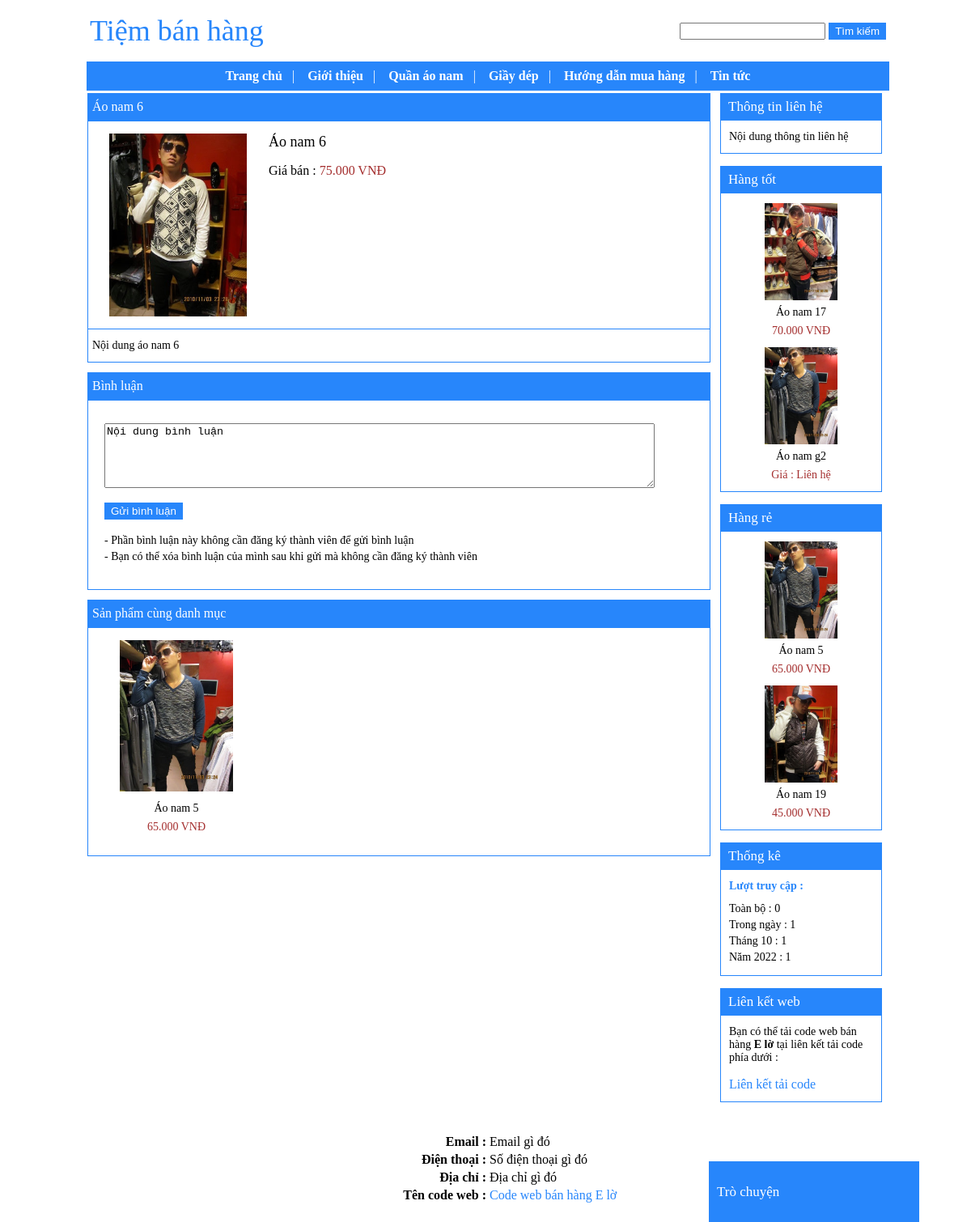
/GUI.php?thamso=chi_tiet_san_pham&id=329, run on the app's committed database.
### tables this page shows
CREATE TABLE IF NOT EXISTS `banner` (
  `id` int(255) NOT NULL AUTO_INCREMENT,
  `html` longtext NOT NULL,
  PRIMARY KEY (`id`)
);

CREATE TABLE IF NOT EXISTS `menu_ngang` (
  `id` int(255) NOT NULL AUTO_INCREMENT,
  `ten` varchar(256) NOT NULL,
  `link` varchar(256) NOT NULL,
  `loai` varchar(256) NOT NULL,
  `thuoc_menu` varchar(256) NOT NULL,
  `noi_dung_mo_ta` varchar(256) NOT NULL,
  `noi_dung` longtext NOT NULL,
  `sap_xep` int(255) NOT NULL,
  `bat_tat_binh_luan` varchar(256) NOT NULL,
  PRIMARY KEY (`id`)
);

CREATE TABLE IF NOT EXISTS `san_pham` (
  `id` int(255) NOT NULL AUTO_INCREMENT,
  `ten` varchar(256) NOT NULL,
  `hinh_anh` varchar(256) NOT NULL,
  `gia_ban` int(255) NOT NULL,
  `noi_dung` longtext NOT NULL,
  `thuoc_menu` varchar(256) NOT NULL,
  `so_luong_mua` int(255) NOT NULL,
  `trang_chu` varchar(256) NOT NULL,
  `sap_xep_trang_chu` int(255) NOT NULL,
  `loai` varchar(256) NOT NULL,
  `ksp1` varchar(256) NOT NULL,
  `sx_ksp1` int(255) NOT NULL,
  `ksp2` varchar(256) NOT NULL,
  `sx_ksp2` int(255) NOT NULL,
  `ksp3` varchar(256) NOT NULL,
  `sx_ksp3` int(255) NOT NULL,
  `ksp4` varchar(256) NOT NULL,
  `sx_ksp4` int(255) NOT NULL,
  `loai_gia` varchar(256) NOT NULL,
  `gb_vb` varchar(256) NOT NULL,
  `noi_dung_ngan` longtext NOT NULL,
  `hinh_anh_pnd` longtext NOT NULL,
  `sap_xep` int(255) NOT NULL,
  `bat_tat_binh_luan` varchar(256) NOT NULL,
  PRIMARY KEY (`id`)
);

CREATE TABLE IF NOT EXISTS `khung_html` (
  `id` int(11) NOT NULL AUTO_INCREMENT,
  `vi_tri` varchar(256) NOT NULL,
  `ten` varchar(256) NOT NULL,
  `noi_dung` longtext NOT NULL,
  PRIMARY KEY (`id`)
);

CREATE TABLE IF NOT EXISTS `thong_so` (
  `id` int(11) NOT NULL AUTO_INCREMENT,
  `ma` varchar(255) NOT NULL,
  `gia_tri` varchar(255) NOT NULL,
  PRIMARY KEY (`id`)
);

CREATE TABLE IF NOT EXISTS `luot_truy_cap` (
  `id` int(255) NOT NULL AUTO_INCREMENT,
  `luot_truy_cap` varchar(255) NOT NULL,
  `mo_ta` varchar(256) NOT NULL,
  `moc_thoi_gian` varchar(256) NOT NULL,
  `thoi_gian` varchar(256) NOT NULL,
  PRIMARY KEY (`id`)
);

CREATE TABLE IF NOT EXISTS `footer` (
  `id` int(255) NOT NULL AUTO_INCREMENT,
  `html` longtext NOT NULL,
  PRIMARY KEY (`id`)
);

### cumchucnang/ham/ham.php (called while the page is built, shortened)
	<?php
function lay_thong_so($ma)
{
	$tv="select * from thong_so where ma='$ma' ";
	$tv_1=mysql_query($tv);
	$tv_2=mysql_fetch_array($tv_1);
	return $tv_2['gia_tri'];
}
	?>

### cumchucnang/menu_ngang/menu_ngang.php (the view, shortened to what this page needs)
<?php
	$tv="select count(*) from menu_ngang where thuoc_menu='' ";
	$tv_1=mysql_query($tv);
	$tv_2=mysql_fetch_array($tv_1);
	$so=$tv_2[0];
?>
<?php
	function de_quy_mnn_b1($id)
	{
		$tv_a="select * from menu_ngang where thuoc_menu='$id' order by sap_xep ";
		$tv_a_1=mysql_query($tv_a);
			while($tv_a_2=mysql_fetch_array($tv_a_1))
			{
				$id_2=$tv_a_2['id'];
					$tv="select count(*) from menu_ngang where thuoc_menu='$id_2' ";
					$tv_1=mysql_query($tv);
					$tv_2=mysql_fetch_array($tv_1);
					if($tv_2[0]!=0)
					{
						de_quy_mnn_b1($tv_a_2['id']);
					}
			}
	}
?>
<center>
	<table cellpadding="0" cellspacing="0" >
		<tr>
			<td>
				<ul class="menu_ngang" id="menu_ngang_nt_b1" >
					<li> <a href="index.php">Trang chủ</a> <span class="l_30" > | </span> &nbsp;</li>
					<?php
						$tv="select * from menu_ngang where thuoc_menu='' order by sap_xep";
						$tv_1=mysql_query($tv);
						$i=1;
						while($tv_2=mysql_fetch_array($tv_1))
						{
							$link=$tv_2['link'];
							if($tv_2['loai']=="san_pham"){$link="?thamso=xuat_sp&id=".$tv_2['id'];}
							if($tv_2['loai']=="tin_tuc"){$link="?thamso=xuat_tt&id=".$tv_2['id'];}
							if($tv_2['loai']=="bai_viet_mot_tin"){$link="?thamso=xuat_mot_tin_2&id=".$tv_2['id'];}
							$id=$tv_2['id'];
							echo "<li>";
								echo "<a href='$link'>";
									echo $tv_2['ten'];
								echo "</a>";
								if($i!=$so)
								{
									echo "<span class='l_30' > | </span> &nbsp;";
								}
								$tv_a="select count(*) from menu_ngang where thuoc_menu='$id' ";
								$tv_a_1=mysql_query($tv_a);
								$tv_a_2=mysql_fetch_array($tv_a_1);
								if($tv_a_2[0]!=0)
								{
										de_quy_mnn_b1($id);
								}
							echo "</li>";
							$i++;
						}
					?>
				</ul>
			</td>
		</tr>
	</table>
</center>

### GUI.php (shortened to what this page needs)
<?php
	include("bao_mat/ham.php");
	include("cumchucnang/ham/ham.php");
	$chuc_nang_binh_luan_san_pham=lay_thong_so('chuc_nang_binh_luan_san_pham');
?>
<html>
<head>
<?php
	$mau_giao_dien=lay_thong_so("mau_giao_dien");
	if($mau_giao_dien=="xanh"){$lien_ket_css='<link rel="stylesheet" type="text/css" href="giao_dien/xanh/chung.css" > ';}
?>
</head>
<body>
	<center>
		<div style="width:990px;text-align:left" id="khung_lon" >
			<table width="990px" border="0">
				<tr >
					<td colspan="2" >
						<table width="990px" border="0" height="70px"  >
							<tr>
								<td width="250px" >
									<?php
										include("cumchucnang/banner/banner.php");
									?>
								</td>
								<td align="right" >
									<?php
										$c="";
									?>
									<form>
									<input style="width:180px;" name="tu_khoa" value="<?php xuat_tu_khoa_bm($c); ?>" >
									<input type="submit" value="Tìm kiếm" class="l_40" >
									</form>
								</td>
							</tr>
						</table>
					</td>
				</tr>
				<tr>
					<td colspan="2" class="o_menu_ngang" >
						<?php
							include("cumchucnang/menu_ngang/menu_ngang.php");
						?>
					</td>
				</tr>
				<tr>
					<td width="770px" valign="top">
						<?php
							include("cumchucnang/bien_luan_phan_than/bien_luan_phan_than_bc2.php");
						?>
					</td>
					<td width="220px" valign="top" align="center" >
						<?php
							$sxcp=lay_thong_so("sxcp");
							$m_sxcp=explode("[---]",$sxcp);
							$phan_thong_ke="khong";
							for($i=0;$i<count($m_sxcp);$i++)
							{
								if(trim($m_sxcp[$i])!="")
								{
									if($m_sxcp[$i]=="ksp1")
									{
										include("cumchucnang/khung_san_pham/khung_1.php");
									}
									if($m_sxcp[$i]=="ksp2")
									{
										include("cumchucnang/khung_san_pham/khung_2.php");
									}
									if($m_sxcp[$i]=="k_html1")
									{
										include("cumchucnang/khung_html/khung_1.php");
									}
									if($m_sxcp[$i]=="k_html4")
									{
										include("cumchucnang/khung_html/khung_4.php");
									}
									if($m_sxcp[$i]=="thong_ke")
									{
										if($phan_thong_ke=="khong")
										{
											include("cumchucnang/thong_ke/thong_ke_bc2.php");
											$phan_thong_ke="co";
										}
									}
									echo '<div class="v_c1"></div>';
								}
							}
						?>
					</td>
				</tr>
				<tr>
					<td colspan="2">
						<?php
							include("cumchucnang/footer/footer.php");
						?>
					</td>
				</tr>
			</table>
		</div>
	</center>
	<?php
		$tro_chuyen=lay_thong_so('tro_chuyen');
		if($tro_chuyen=="bat")
		{
			include("cumchucnang/tro_chuyen/khung.php");
		}
	?>
</body>
</html>

### cumchucnang/banner/banner.php (shortened to what this page needs)
<?php
	$tv="select * from banner where id='1'";
	$tv_1=mysql_query($tv);
	$tv_2=mysql_fetch_array($tv_1);
	echo $tv_2['html'];
?>

### cumchucnang/san_pham/chi_tiet_san_pham_bc2.php (shortened to what this page needs)
<?php
	$tv="select * from san_pham where id='$_GET[id]'";
	$tv_1=mysql_query($tv);
	$tv_2=mysql_fetch_array($tv_1);
	$link_hinh="hinhanh_flash/san_pham/".$tv_2['hinh_anh'];
	$bat_tat_binh_luan=$tv_2['bat_tat_binh_luan'];
	$thuoc_menu=$tv_2['thuoc_menu'];
	$id=$_GET['id'];
	echo "<center>";
		echo "<div class='tdg___ggg_bc2'>";
			echo "<a href='#'>";
				echo $tv_2['ten'];
			echo "</a>";
		echo "</div>";
		echo "<div class='ndg___ggg_bc2'>";
			echo "<table style='font-size:14px' >";
				echo "<tr>";
					echo "<td valign='top' width='216px' align='center'>";
						echo "<div class='cao_3_px'></div>";
						echo "<a href='#'>";
							echo "<img border='0' src='$link_hinh' width='170px' >";
						echo "</a>";
						echo "<div class='cao_3_px'></div>";
					echo "</td>";
					echo "<td width='422px' valign='top'>";
						echo "<div class='cao_3_px'></div>";
						echo "<a href='#' class='link_3'>";
							echo $tv_2['ten'];
						echo "</a>";
						echo "<br><br>";
						$dinh_dang_gia=number_format($tv_2['gia_ban'],0,".",".");
						$dinh_dang_gia=$dinh_dang_gia." VNĐ";
						echo "<span style='font-size:16px'>Giá bán : </span>";
						echo "<span class='gia_ban' style='font-size:16px' >";
							echo $dinh_dang_gia;
						echo "</span>";
						echo "<br>";
						echo "<br>";
						echo "<div class='cao_3_px'></div>";
						echo "<div class='cao_3_px'></div>";
					echo "</td>";
				echo "</tr>";
			echo "</table>";
			echo "<div class='nd_ctsp' >";
				echo "<div style='margin-left:5px'>";
					echo "<div class='cao_3_px'></div> ";
					echo $tv_2['noi_dung'];
					echo "<div class='cao_3_px'></div> ";
				echo "</div>";
			echo "</div>";
		echo "</div>";
	echo "</center>";
?>
<?php
	if($chuc_nang_binh_luan_san_pham=="bat" and $bat_tat_binh_luan=="bat" )
	{
		include("cumchucnang/binh_luan/san_pham/khung.php");
	}
	include("cumchucnang/san_pham/san_pham_lien_quan.php");
?>

### cumchucnang/san_pham/san_pham_lien_quan.php (shortened to what this page needs)
<?php
	$ssp_td=lay_thong_so('so_san_pham_tren_dong');
	$so_dong_splq=lay_thong_so('so_dong_splq');
	$so_splq=$so_dong_splq*$ssp_td;
	if($ssp_td==4)
	{
		$chieu_rong_o="212px";
		$chieu_rong_anh="140px";
		$style_tsp="";
	}
	echo "<center>";
		echo "<div class='tdg___ggg_bc2'>";
			echo "<a href='#'>";
				echo "Sản phẩm cùng danh mục";
			echo "</a>";
		echo "</div>";
		echo "<div class='ndg___ggg_bc2' >";
			echo "<table border='0' style='font-size:14px' >";
				$tv="select * from san_pham where loai='menu_ngang' and thuoc_menu='$thuoc_menu' and id<$id order by id desc limit 0,$so_splq ";
				$tv_1=mysql_query($tv);
				while($tv_2=mysql_fetch_array($tv_1))
				{
					for($i=1;$i<=$ssp_td;$i++)
					{
						if($i!=1){$tv_2=mysql_fetch_array($tv_1);}
						if($i==1){echo "<tr>";}
						if($tv_2['ten']!="")
						{
							$link_chi_tiet="?thamso=chi_tiet_san_pham&id=$tv_2[id]";
							echo "<td width='$chieu_rong_o' align='center'>";
								$link_hinh="hinhanh_flash/san_pham/".$tv_2['hinh_anh'];
								echo "<div class='khung_bao_ngoai___j89'>";
									echo "<div class='cao_3_px'></div>";
									echo "<a href='$link_chi_tiet'>";
										echo "<img border='0' src='$link_hinh' width='$chieu_rong_anh' >";
									echo "</a>";
									echo "<br>";
									echo "<a href='$link_chi_tiet' class='ten_san_pham' $style_tsp >";
										echo $tv_2['ten'];
									echo "</a>";
									echo "<br>";
									$dinh_dang_gia=number_format($tv_2['gia_ban'],0,".",".");
									$dinh_dang_gia=$dinh_dang_gia." VNĐ";
									echo "<span class='gia_ban'>";
										echo $dinh_dang_gia;
									echo "</span>";
									echo "<br>";
									echo "<div class='cao_3_px'></div>";
									echo "<div class='cao_3_px'></div>";
								echo "</div>";
							echo "</td>";
						}
						if($i==$ssp_td){echo "</tr>";}
					}
				}
			echo "</table>";
		echo "</div>";
	echo "</center>";
?>

### cumchucnang/khung_html/khung_1.php (shortened to what this page needs)
<?php
	$tv="select * from khung_html where vi_tri='1' ";
	$tv_1=mysql_query($tv);
	$tv_2=mysql_fetch_array($tv_1);
?>
<div class="tdk___456_bc2">
	<span><?php echo $tv_2['ten'];?></span>
</div>
<div class="ndk___456_bc2" style='font-size:14px' >
	<div style="text-align:left;margin:0px 10px;" >
		<?php
			echo "<div class='cao_3_px'></div>";
			echo $tv_2['noi_dung'];
			echo "<div class='cao_3_px'></div>";
		?>
	</div>
</div>

### cumchucnang/khung_san_pham/khung_1.php (shortened to what this page needs)
<?php
	$so=lay_thong_so("ssp_ksp1");
	$td=lay_thong_so("td_a1");
	$tv="select * from san_pham where ksp1='co' order by sx_ksp1 limit 0,$so ";
	$tv_1=mysql_query($tv);
?>
<div class="tdk___456_bc2">
	<span><?php echo $td; ?></span>
</div>
<div class="ndk___456_bc2" style='font-size:14px' >
	<center>
		<?php
			echo "<div class='cao_3_px'></div>";
			while($tv_2=mysql_fetch_array($tv_1))
			{
				echo '<div class="khung_bao_ngoai___j90">';
					$link_hinh="hinhanh_flash/san_pham/".$tv_2['hinh_anh'];
					$link_chi_tiet="?thamso=chi_tiet_san_pham&id=$tv_2[id]";
					echo "<div>";
						echo "<center>";
							echo "<a href='$link_chi_tiet'  >";
								echo "<img src='$link_hinh' border='0' width='90px' >";
							echo "</a>";
							echo "<br>";
							echo "<a href='$link_chi_tiet' class='link_8' >";
								echo $tv_2['ten'];
							echo "</a>";
							echo "<br>";
							$dinh_dang_gia=number_format($tv_2['gia_ban'],0,".",".");
							$dinh_dang_gia=$dinh_dang_gia." VNĐ";
							if($tv_2['loai_gia']=="lien_he"){$dinh_dang_gia="Giá : Liên hệ";}
							echo "<span class='gia_ban'>";
								echo $dinh_dang_gia;
							echo "</span>";
						echo "</center>";
					echo "</div>";
				echo "</div>";
				echo "<div class='cao_3_px'></div>";
			}
		?>
	</center>
</div>

### cumchucnang/khung_san_pham/khung_2.php (shortened to what this page needs)
<?php
	$so=lay_thong_so("ssp_ksp2");
	$td=lay_thong_so("td_a2");
	$tv="select * from san_pham where ksp2='co' order by sx_ksp2 limit 0,$so ";
	$tv_1=mysql_query($tv);
?>
<div class="tdk___456_bc2">
	<span><?php echo $td; ?></span>
</div>
<div class="ndk___456_bc2" style='font-size:14px' >
	<center>
		<?php
			echo "<div class='cao_3_px'></div>";
			while($tv_2=mysql_fetch_array($tv_1))
			{
				echo '<div class="khung_bao_ngoai___j90">';
					$link_hinh="hinhanh_flash/san_pham/".$tv_2['hinh_anh'];
					$link_chi_tiet="?thamso=chi_tiet_san_pham&id=$tv_2[id]";
					echo "<div>";
						echo "<center>";
							echo "<a href='$link_chi_tiet'  >";
								echo "<img src='$link_hinh' border='0' width='90px' >";
							echo "</a>";
							echo "<br>";
							echo "<a href='$link_chi_tiet' class='link_8' >";
								echo $tv_2['ten'];
							echo "</a>";
							echo "<br>";
							$dinh_dang_gia=number_format($tv_2['gia_ban'],0,".",".");
							$dinh_dang_gia=$dinh_dang_gia." VNĐ";
							echo "<span class='gia_ban'>";
								echo $dinh_dang_gia;
							echo "</span>";
						echo "</center>";
					echo "</div>";
				echo "</div>";
				echo "<div class='cao_3_px'></div>";
			}
		?>
	</center>
</div>

### cumchucnang/thong_ke/thong_ke_bc2.php (shortened to what this page needs)
<?php
	function luot_truy_cap($id)
	{
		$tv="select * from luot_truy_cap where id='$id'";
		$tv_1=mysql_query($tv);
		$tv_2=mysql_fetch_array($tv_1);
		return $tv_2['luot_truy_cap'];
	}
	$luot_truy_cap=luot_truy_cap("1");
?>
<?php
	$ltc=number_format($luot_truy_cap,0,".",".");
?>
<?php
	$ltc_trong_ngay=luot_truy_cap("2");
	if($ltc_trong_ngay==0){$ltc_trong_ngay=1;}
	$ltc_trong_ngay=number_format($ltc_trong_ngay,0,".",".");
?>
<?php
	$thang_hien_tai=date("n");
	$ltc_trong_thang=luot_truy_cap("5");
	if($ltc_trong_thang==0){$ltc_trong_thang=1;}
	$ltc_trong_thang=number_format($ltc_trong_thang,0,".",".");
?>
<?php
	$nam_hien_tai=date("Y");
	$ltc_trong_nam=luot_truy_cap("6");
	if($ltc_trong_nam==0){$ltc_trong_nam=1;}
	$ltc_trong_nam=number_format($ltc_trong_nam,0,".",".");
?>
<div class="tdk___456_bc2">
	<span>Thống kê</span>
</div>
<div class="ndk___456_bc2" >
	<div style="margin-left:10px;font-size:14px">
		<div class="cao_3_px"></div>
		<b class="l_44" >Lượt truy cập :</b> <br>
		<div style="margin-top:10px;line-height:20px" >
		Toàn bộ : <?php echo $ltc; ?> <br>
		Trong ngày : <?php echo $ltc_trong_ngay; ?> <br>
		Tháng <?php echo $thang_hien_tai; ?> : <?php echo $ltc_trong_thang; ?> <br>
		Năm <?php echo $nam_hien_tai; ?> : <?php echo $ltc_trong_nam; ?> <br>
		</div>
		<div class="cao_3_px"></div>
	</div>
</div>

### cumchucnang/khung_html/khung_4.php (shortened to what this page needs)
<?php
	$tv="select * from khung_html where vi_tri='4' ";
	$tv_1=mysql_query($tv);
	$tv_2=mysql_fetch_array($tv_1);
?>
<div class="tdk___456_bc2">
	<span><?php echo $tv_2['ten'];?></span>
</div>
<div class="ndk___456_bc2" style='font-size:14px' >
	<div style="text-align:left;margin:0px 10px;" >
		<?php
			echo "<div class='cao_3_px'></div>";
			echo $tv_2['noi_dung'];
			echo "<div class='cao_3_px'></div>";
		?>
	</div>
</div>

### cumchucnang/footer/footer.php (shortened to what this page needs)
<?php
	$tv="select * from footer where id='1'";
	$tv_1=mysql_query($tv);
	$tv_2=mysql_fetch_array($tv_1);
	echo $tv_2['html'];
?>

### data on the page
banner: html "Tiệm bán hàng"
menu_ngang: ten "Giới thiệu"
menu_ngang: ten "Quần áo nam"
menu_ngang: ten "Giầy dép"
menu_ngang: ten "Hướng dẫn mua hàng"
menu_ngang: ten "Tin tức"
san_pham: ten "Áo nam 6", hinh_anh (picture), noi_dung "Nội dung áo nam 6"
san_pham: hinh_anh (picture), ten "Áo nam 5", dinh_dang_gia "65.000 VNĐ"
khung_html: ten "Thông tin liên hệ", noi_dung "Nội dung thông tin liên hệ"
thong_so: gia_tri "Hàng tốt"
san_pham: hinh_anh (picture), ten "Áo nam 17", dinh_dang_gia "70.000 VNĐ"
san_pham: hinh_anh (picture), ten "Áo nam g2", loai_gia "Giá : Liên hệ"
thong_so: gia_tri "Hàng rẻ"
san_pham: hinh_anh (picture), ten "Áo nam 19", dinh_dang_gia "45.000 VNĐ"
luot_truy_cap: luot_truy_cap "0"
luot_truy_cap: luot_truy_cap "1"
luot_truy_cap: luot_truy_cap "1"
luot_truy_cap: luot_truy_cap "1"
khung_html: ten "Liên kết web", noi_dung "Bạn có thể tải code web bán hàng E lờ tại liên kết tải code phía dưới : Liên kết tải code"
footer: html "Email : Email gì đó Điện thoại : Số điện thoại gì đó Địa chỉ : Địa chỉ gì đó Tên code web : Code web bán hàng E lờ"

### other printed values
$dinh_dang_gia "75.000 VNĐ"
